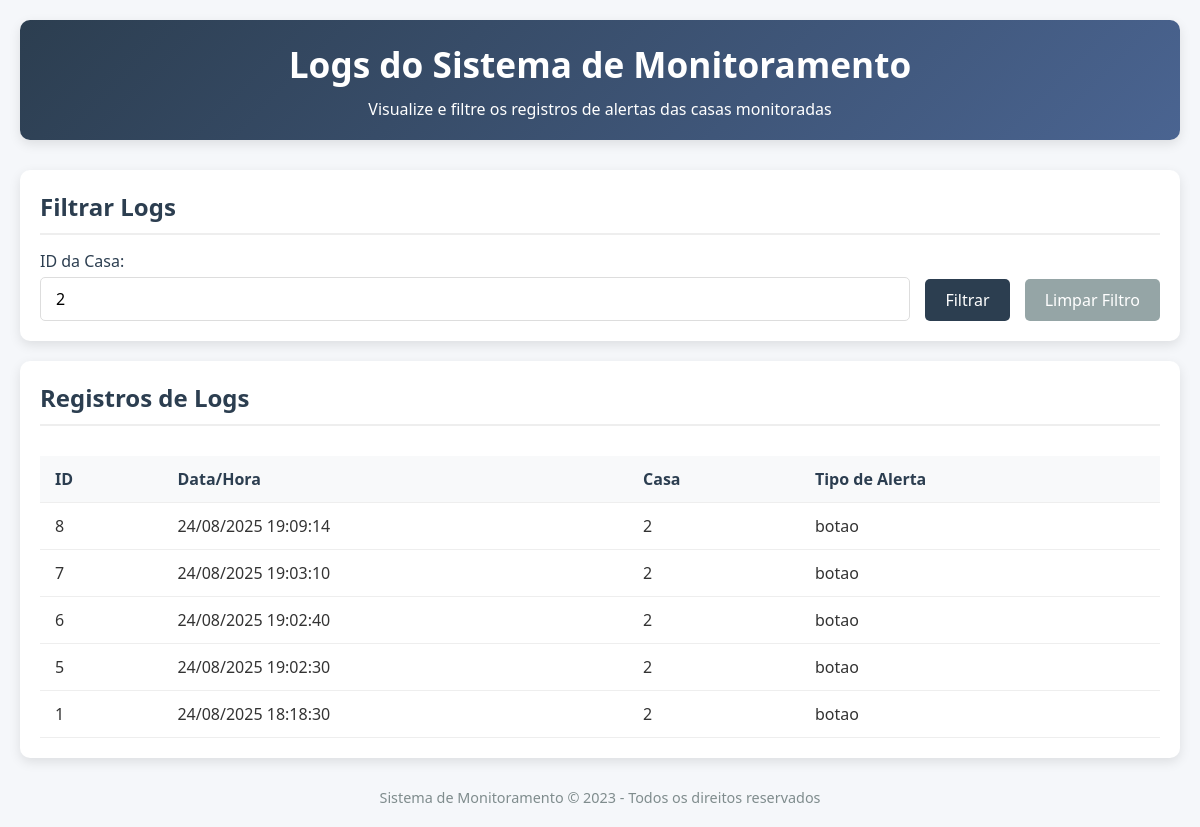
Screenshot of /logs?casa_id=2 with the database file from the repository.
### tables this page shows
CREATE TABLE sensor_logs (
            id INTEGER PRIMARY KEY AUTOINCREMENT,
            casa_id TEXT NOT NULL,
            tipo_alerta TEXT NOT NULL,
            data_hora DATETIME DEFAULT CURRENT_TIMESTAMP
        );

### server.py (the view)
@app.route('/logs', methods=['GET'])
def obter_logs():
    casa_id = request.args.get('casa_id')
    if casa_id:
        logs = sensor_controller.obter_logs_por_casa(casa_id)
    else:
        logs = sensor_controller.obter_todos_logs()
    logs_formatados = []
    for log in logs:
        log_dict = log.to_dict()
        if hasattr(log.data_hora, 'strftime'):
            log_dict['data_hora_formatada'] = log.data_hora.strftime('%d/%m/%Y %H:%M:%S')
        else:
            try:
                from datetime import datetime
                dt = datetime.fromisoformat(str(log.data_hora).replace('Z', '+00:00'))
                log_dict['data_hora_formatada'] = dt.strftime('%d/%m/%Y %H:%M:%S')
            except (ValueError, AttributeError):
                log_dict['data_hora_formatada'] = str(log.data_hora)
        logs_formatados.append(log_dict)
    return render_template('logs.html', logs=logs_formatados, casa_id=casa_id)

### controllers/sensor_controller.py (called while the page is built)
    def obter_logs_por_casa(self, casa_id):
        logs_data = self.db_handler.get_logs_by_casa(casa_id)
        logs = []
        for log_data in logs_data:
            logs.append(SensorLog(
                id=log_data[0],
                casa_id=log_data[1],
                tipo_alerta=log_data[2],
                data_hora=log_data[3]
            ))
        return logs

### database/dao.py (called while the page is built)
    def get_connection(self):
        return sqlite3.connect(self.db_name)

    def get_logs_by_casa(self, casa_id):
        select_query = '''
        SELECT id, casa_id, tipo_alerta, data_hora
        FROM sensor_logs
        WHERE casa_id = ?
        ORDER BY data_hora DESC
        '''
        with self.get_connection() as conn:
            cursor = conn.cursor()
            cursor.execute(select_query, (casa_id,))
            return cursor.fetchall()

### models/sensor_log.py (called while the page is built)
    def to_dict(self):
        return {
            'id': self.id,
            'casa_id': self.casa_id,
            'tipo_alerta': self.tipo_alerta,
            'data_hora': self.data_hora.isoformat() if isinstance(self.data_hora, datetime) else self.data_hora
        }

### templates/logs.html (shortened to what this page needs)
<!DOCTYPE html>
<html lang="pt-BR">
<head>
    <link rel="stylesheet" href="../static/css/logs.css">
</head>
<body>
    <div class="container">
        <header>
            <h1>Logs do Sistema de Monitoramento</h1>
            <p>Visualize e filtre os registros de alertas das casas monitoradas</p>
        </header>
        <section class="filter-section">
            <h2>Filtrar Logs</h2>
            <form class="filter-form" action="/logs" method="GET">
                <div class="form-group">
                    <label for="casa_id">ID da Casa:</label>
                    <input type="text" id="casa_id" name="casa_id" placeholder="Digite o ID da casa"
                           value="{{ casa_id if casa_id }}">
                </div>
                <button type="submit">Filtrar</button>
                <a href="/logs"><button type="button">Limpar Filtro</button></a>
            </form>
        </section>
        <section class="logs-section">
            <h2>Registros de Logs</h2>
            <div class="table-container">
                {% if logs %}
                <table class="logs-table">
                    <thead>
                        <tr>
                            <th>ID</th>
                            <th>Data/Hora</th>
                            <th>Casa</th>
                            <th>Tipo de Alerta</th>
                        </tr>
                    </thead>
                    <tbody>
                        {% for log in logs %}
                        <tr>
                            <td>{{ log.id }}</td>
                            <td>{{ log.data_hora_formatada }}</td>
                            <td>{{ log.casa_id }}</td>
                            <td>{{ log.tipo_alerta }}</td>
                        </tr>
                        {% endfor %}
                    </tbody>
                </table>
                {% else %}
                <div class="no-logs">Nenhum log encontrado.</div>
                {% endif %}
            </div>
        </section>
        <footer>
            <p>Sistema de Monitoramento &copy; 2023 - Todos os direitos reservados</p>
        </footer>
    </div>
</body>
</html>

### static/css/logs.css (style rules this page uses)
* { margin: 0; padding: 0; box-sizing: border-box; font-family: 'Segoe UI', Tahoma, Geneva, Verdana, sans-serif; }
body { background-color: #f5f7fa; padding: 20px; color: #333; }
.container { max-width: 1200px; margin: 0 auto; }
header { text-align: center; margin-bottom: 30px; padding: 20px; background: linear-gradient(135deg, #2c3e50, #4a6491); color: white; border-radius: 10px; box-shadow: 0 4px 12px rgba(0, 0, 0, 0.1); }
h1 { font-size: 2.2rem; margin-bottom: 10px; }
h2 { color: #2c3e50; margin-bottom: 15px; border-bottom: 2px solid #eee; padding-bottom: 10px; }
.filter-section { background-color: white; border-radius: 10px; padding: 20px; margin-bottom: 20px; box-shadow: 0 4px 12px rgba(0, 0, 0, 0.1); }
.filter-form { display: flex; gap: 15px; align-items: flex-end; flex-wrap: wrap; }
.form-group { display: flex; flex-direction: column; flex-grow: 1; }
label { margin-bottom: 5px; font-weight: 500; color: #2c3e50; }
input[type="text"] { padding: 10px 15px; border: 1px solid #ddd; border-radius: 5px; font-size: 1rem; transition: border-color 0.3s; }
button { padding: 10px 20px; background-color: #2c3e50; color: white; border: none; border-radius: 5px; cursor: pointer; font-size: 1rem; transition: background-color 0.3s; }
a button { background-color: #95a5a6; text-decoration: none; display: inline-block; }
.logs-section { background-color: white; border-radius: 10px; padding: 20px; box-shadow: 0 4px 12px rgba(0, 0, 0, 0.1); }
.table-container { overflow-x: auto; }
.logs-table { width: 100%; border-collapse: collapse; margin-top: 15px; }
.logs-table th, .logs-table td { padding: 12px 15px; text-align: left; border-bottom: 1px solid #eee; }
.logs-table th { background-color: #f8f9fa; font-weight: 600; color: #2c3e50; position: sticky; top: 0; }
footer { text-align: center; margin-top: 30px; color: #7f8c8d; font-size: 0.9rem; }

### rows the page displays
sensor_logs: id "8", data_hora_formatada "24/08/2025 19:09:14", casa_id "2", tipo_alerta "botao"
sensor_logs: id "7", data_hora_formatada "24/08/2025 19:03:10", casa_id "2", tipo_alerta "botao"
sensor_logs: id "6", data_hora_formatada "24/08/2025 19:02:40", casa_id "2", tipo_alerta "botao"
sensor_logs: id "5", data_hora_formatada "24/08/2025 19:02:30", casa_id "2", tipo_alerta "botao"
sensor_logs: id "1", data_hora_formatada "24/08/2025 18:18:30", casa_id "2", tipo_alerta "botao"
